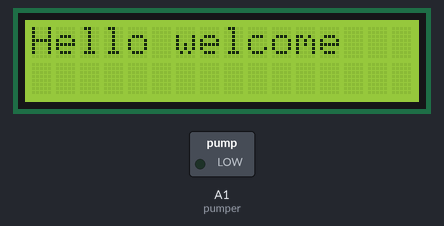
A sketch run on a simulated Arduino Uno, built with avr-gcc and run on an emulated ATmega328P. Parts: 16×2 character LCD, switched loads named in the sketch (green lamp = pin HIGH). What the sketch prints to the serial monitor is not drawn.

Above: at 0.1 s.
At 1.2 s:
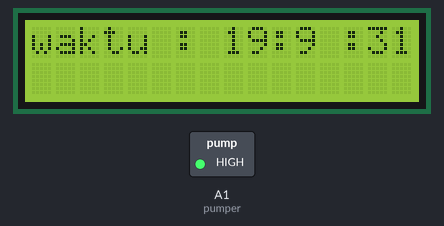
At 15.8 s:
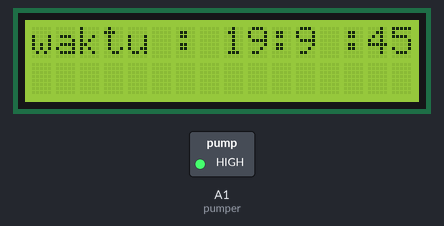
At 30.1 s:
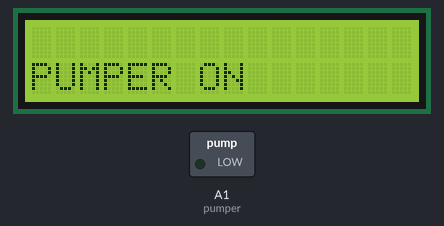
Timing chart, 0 to 31.6 s (numbered marks = the images above):
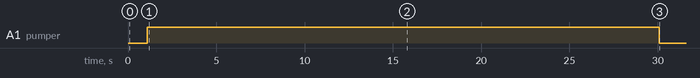

Measured:
- by itself, A1 (pumper): HIGH → LOW at 30.1 s
- what the display in image 1 shows lasts 0.5 s, from 1.1 s to 1.6 s

The sketch:

personal_project.ino
```cpp
#include <Wire.h>
#include <DS3232RTC.h>
#include <LiquidCrystal_I2C.h>

DS3232RTC waktu;
LiquidCrystal_I2C lcd(0x27, 16, 2);

int pumper = A1;

void setup() {
  // put your setup code here, to run once:

  Serial.begin(9600);  //serial monitar
  lcd.init();          //inisialisasi lcd
  lcd.backlight();     //backlight lcd

  setTime(19, 9, 30, 9, 12, 2022);    //Hours / minutes / second / day of month / month / year
  waktu.set(now());                   //set waktu rtc

  lcd.setCursor(0, 0);
  lcd.print("Hello welcome");
  delay(1000);
  lcd.clear();

  pinMode(A1, OUTPUT);
  digitalWrite(pumper, !LOW);
}

void loop() {

  lcd.setCursor(0, 0);
  lcd.print("waktu : ");
  lcd.setCursor(8, 0);
  lcd.print(hour());
  lcd.setCursor(10, 0);
  lcd.print(":");
  lcd.setCursor(11, 0);
  lcd.print(minute());
  lcd.setCursor(13, 0);
  lcd.print(":");
  lcd.setCursor(14, 0);
  lcd.print(second());

  delay(250);
  lcd.clear();

  if (hour() == 19 && minute() == 10 && second() == 00) {
    digitalWrite(pumper, !HIGH);
    Serial.println("LIGHT ON");
    lcd.setCursor(0, 1);
    lcd.print("PUMPER ON");
    delay(10000);
    digitalWrite(pumper, !LOW);
    Serial.println("PUMPER OFF");
    lcd.setCursor(0, 1);
    lcd.print("PUMPER OFF");
  }
}
```
